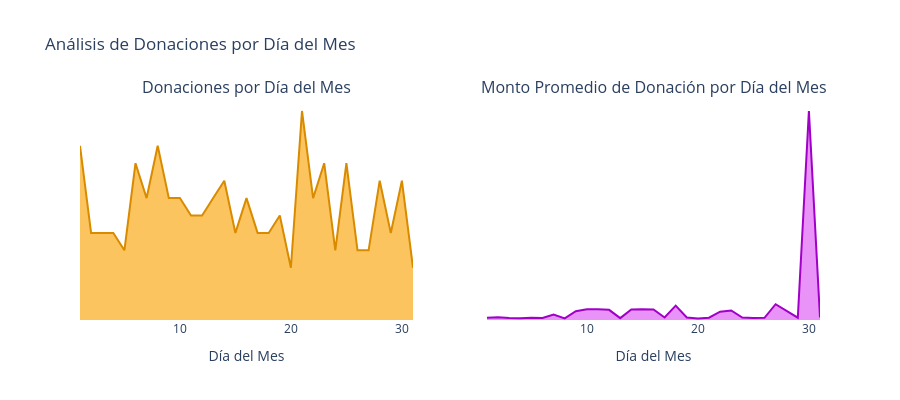

Notebook code for this chart:
### Markdown cell above
Donaciones por mes/día
3.4.5 Número de donaciones por mes/día
3.4.6 Promedio de donaciones por mes/día

### Code cell
import plotly.graph_objects as go
from plotly.subplots import make_subplots
from plotly.offline import iplot

# ==========================================
# Resumen de donaciones por día del mes
# ==========================================

t3 = donations_df.groupby('Día').agg({
    'Año': 'count',
    'Donation Amount': 'mean'
}).reset_index()

t3.rename(columns={
    'Año': 'Total de Donaciones',
    'Donation Amount': 'Monto Promedio'
}, inplace=True)

# Datos para las gráficas
x = t3['Día']
y1 = t3['Total de Donaciones']
y2 = t3['Monto Promedio']

# Gráfica 1: Total de donaciones por día del mes
trace1 = go.Scatter(
    x=x,
    y=y1,
    mode='lines',
    fill='tozeroy',
    fillcolor='#fcc45f',
    line=dict(color='#d98b00', width=2),
    name='Total de Donaciones'
)

# Gráfica 2: Monto promedio por día del mes
trace2 = go.Scatter(
    x=x,
    y=y2,
    mode='lines',
    fill='tozeroy',
    fillcolor='#e993f9',
    line=dict(color='#a000c8', width=2),
    name='Monto Promedio'
)

# Crear subgráficas
fig = make_subplots(
    rows=1,
    cols=2,
    subplot_titles=[
        "Donaciones por Día del Mes",
        "Monto Promedio de Donación por Día del Mes"
    ]
)

fig.add_trace(trace1, row=1, col=1)
fig.add_trace(trace2, row=1, col=2)

# Diseño
fig.update_layout(
    title="Análisis de Donaciones por Día del Mes",
    height=400,
    showlegend=False,
    template="plotly_white"
)

fig.update_xaxes(
    title="Día del Mes",
    showgrid=False,
    zeroline=False
)

fig.update_yaxes(
    showgrid=False,
    zeroline=False,
    showticklabels=False
)

# Mostrar la gráfica
iplot(fig)

### Figure 1 — Plotly figure (JSON) as saved in the notebook; plotly's stock layout.template omitted (floating-point values rounded to 4 significant figures)
{"data": [{"fill": "tozeroy", "fillcolor": "#fcc45f", "line": {"color": "#d98b00", "width": 2}, "mode": "lines", "name": "Total de Donaciones", "type": "scatter", "x": [1, 2, 3, 4, 5, 6, 7, 8, 9, 10, 11, 12, 13, 14, 15, 16, 17, 18, 19, 20, 21, 22, 23, 24, 25, 26, 27, 28, 29, 30, 31], "xaxis": "x", "y": [10, 5, 5, 5, 4, 9, 7, 10, 7, 7, 6, 6, 7, 8, 5, 7, 5, 5, 6, 3, 12, 7, 9, 4, 9, 4, 4, 8, 5, 8, 3], "yaxis": "y"}, {"fill": "tozeroy", "fillcolor": "#e993f9", "line": {"color": "#a000c8", "width": 2}, "mode": "lines", "name": "Monto Promedio", "type": "scatter", "x": [1, 2, 3, 4, 5, 6, 7, 8, 9, 10, 11, 12, 13, 14, 15, 16, 17, 18, 19, 20, 21, 22, 23, 24, 25, 26, 27, 28, 29, 30, 31], "xaxis": "x2", "y": [82.3, 101.2, 73.38, 64.11, 85.02, 72.91, 199.4, 58.8, 318.7, 390.5, 388.3, 366.8, 67.0, 376.3, 390.5, 378.3, 89.65, 518.6, 88.77, 54.7, 84.4, 299.1, 344.8, 90.74, 72.81, 81.02, 569.0, 312.0, 83.07, 7545.0, 93.53], "yaxis": "y2"}], "layout": {"annotations": [{"font": {"size": 16}, "showarrow": false, "text": "Donaciones por Día del Mes", "x": 0.225, "xanchor": "center", "xref": "paper", "y": 1, "yanchor": "bottom", "yref": "paper"}, {"font": {"size": 16}, "showarrow": false, "text": "Monto Promedio de Donación por Día del Mes", "x": 0.775, "xanchor": "center", "xref": "paper", "y": 1, "yanchor": "bottom", "yref": "paper"}], "height": 400, "showlegend": false, "title": {"text": "Análisis de Donaciones por Día del Mes"}, "xaxis": {"anchor": "y", "domain": [0, 0.45], "showgrid": false, "title": {"text": "Día del Mes"}, "zeroline": false}, "xaxis2": {"anchor": "y2", "domain": [0.55, 1], "showgrid": false, "title": {"text": "Día del Mes"}, "zeroline": false}, "yaxis": {"anchor": "x", "domain": [0, 1], "showgrid": false, "showticklabels": false, "zeroline": false}, "yaxis2": {"anchor": "x2", "domain": [0, 1], "showgrid": false, "showticklabels": false, "zeroline": false}}}
